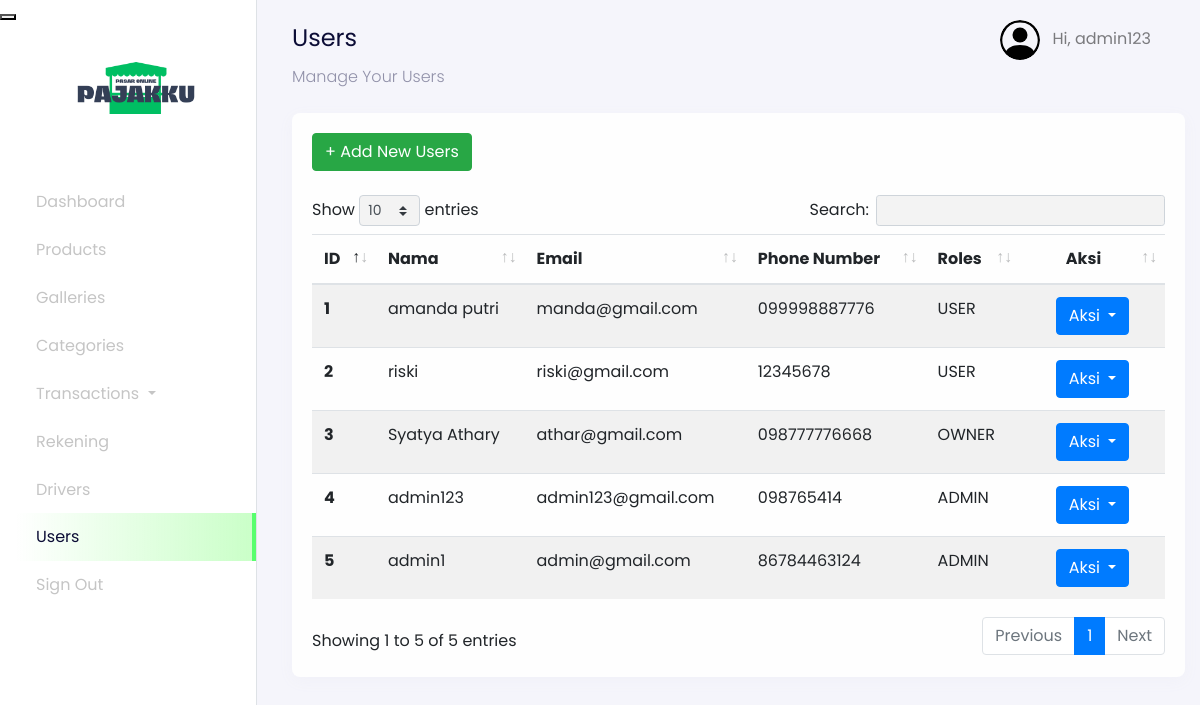
The page /admin/?page=users (signed in) on the database its author committed.
### tables this page shows
CREATE TABLE `users` (
  `id_user` int NOT NULL,
  `name` varchar(255) NOT NULL,
  `email` varchar(255) NOT NULL,
  `password` varchar(255) NOT NULL,
  `address` text,
  `phone_number` varchar(255) NOT NULL,
  `postal_code` varchar(191) NOT NULL,
  `roles` varchar(255) NOT NULL
);

### config/config.php (called while the page is built, shortened)
<?php
$host = 'localhost';
$user = 'root';
$password = '';
$dbname = 'pajakku';
$conn = mysqli_connect($host, $user, $password, $dbname);
function query($query)
{
    global $conn;
    $result = mysqli_query($conn, $query);
    $rows = [];
    while ($row = mysqli_fetch_assoc($result)) {
        $rows[] = $row;
    }
    return $rows;
}
?>

### admin/users/dashboard-users.php (the view, shortened to what this page needs)
<nav
  class="navbar navbar-expand-lg navbar-light navbar-store fixed-top"
  data-aos="fade-down"
>
  <div class="container-fluid">
    <div class="collpase navbar-collapse" id="navbarResponsive">
      <ul class="navbar-nav d-none d-lg-flex ml-auto">
        <li class="nav-item dropdown">
          <a
            href="#"
            class="nav-link"
            id="navbarDropdown"
            role="button"
            data-toggle="dropdown"
          >
          <img
              src="../assets/images/person-circle.svg"
              alt="profile"
              height="40px"
              class="rounded-circle mr-2 profile-picture"
            />
            <?php
              $id_user = $_SESSION['user'];
              $user = query("SELECT * FROM users WHERE id_user = $id_user")[0];
            ?>
            Hi, <?= $user["name"]; ?>
          </a>
        </li>
      </ul>
    </div>
  </div>
</nav>
<div class="section-content section-dashboard-home" data-aos="fade-up">
  <div class="container-fluid">
    <div class="dashboard-heading">
      <h2 class="dashboard-title">Users</h2>
      <p class="dashboard-subtitle">Manage Your Users</p>
    </div>
    <div class="dashboard-content">
      <div class="row mt-4">
        <div class="col-12">
          <div class="card">
            <div class="card-body">
              <div class="row mb-4">
                <div class="col-12">
                <a href="?page=users-create" class="btn btn-success">
                  + Add New Users
                </a>
                </div>
              </div>
              <div class="row">
                <div class="col-12">
                  <div class="table-responsive">
                    <table class="table table-striped table-hover" id="table">
                      <thead>
                        <tr>
                          <th scope="col">ID</th>
                          <th scope="col">Nama</th>
                          <th scope="col">Email</th>
                          <th scope="col">Phone Number</th>
                          <th scope="col">Roles</th>
                          <th scope="col" class="text-center">Aksi</th>
                        </tr>
                      </thead>
                      <tbody>
                        <?php
                          $no = 1;
                          $query = "SELECT * FROM users";
                          $users = query($query);
                        ?>
                        <?php foreach ($users as $user) : ?>
                          <tr>
                            <th scope="row"><?= $no; ?></th>
                            <td><?= $user["name"]; ?></td>
                            <td><?= $user["email"]; ?></td>
                            <td><?= $user["phone_number"]; ?></td>
                            <td><?= $user["roles"]; ?></td>
                            <td style="width: 17%; text-align: center;">
                              <div class="dropdown">
                                <button class="btn btn-primary dropdown-toggle" type="button" id="dropdownMenuButton" data-toggle="dropdown" aria-haspopup="true" aria-expanded="false">
                                  Aksi
                                </button>
                              </div>
                            </td>
                          </tr>
                          <?php $no++ ?>
                        <?php endforeach;?>
                      </tbody>
                    </table>
                  </div>
                </div>
              </div>
            </div>
          </div>
        </div>
      </div>
    </div>
  </div>
</div>

### rows shown on the page
users: name "admin123", email "admin123@gmail.com", phone_number "098765414", roles "ADMIN"
users: name "amanda putri", email "manda@gmail.com", phone_number "099998887776", roles "USER"
users: name "riski", email "riski@gmail.com", phone_number "12345678", roles "USER"
users: name "Syatya Athary", email "athar@gmail.com", phone_number "098777776668", roles "OWNER"
users: name "admin1", email "admin@gmail.com", phone_number "86784463124", roles "ADMIN"
